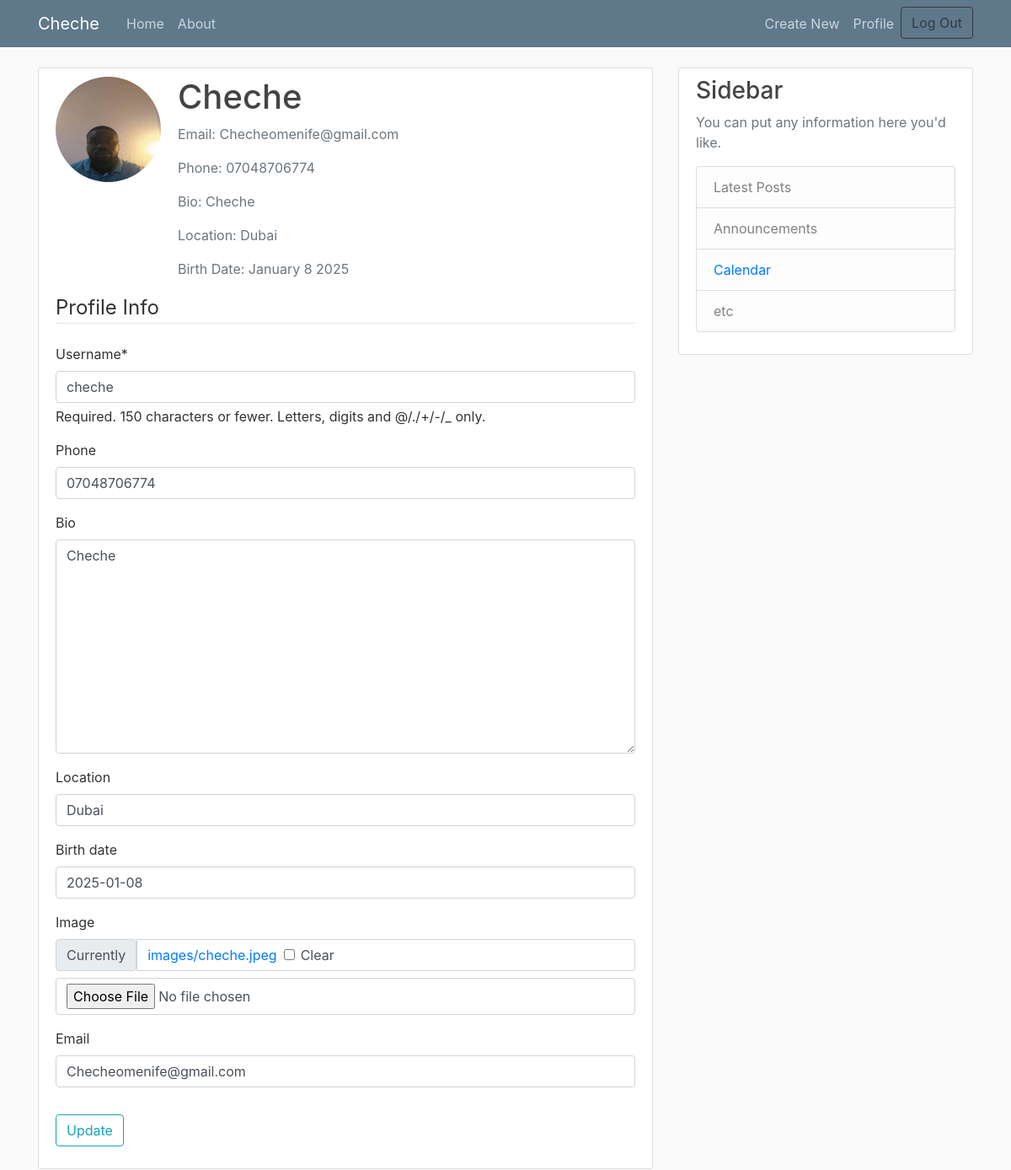
The app's page /users/profile/ (signed in) with its own data.
### users/models.py (models this page shows, shortened)
class Profile(models.Model):
    user = models.OneToOneField(User, on_delete=models.CASCADE)
    email = models.EmailField(max_length=100, blank=True, null=True)
    phone = models.CharField(max_length=20, blank=True)
    bio = models.TextField(max_length=500, blank=True)
    location = models.CharField(max_length=30, blank=True)
    birth_date = models.DateField(null=True, blank=True)
    image = models.ImageField(default="default.jpg",upload_to='images/', blank=True)
    class Meta:
        verbose_name = 'Profile'
        verbose_name_plural = 'Profiles'

### users/views.py (the view)
# urls.py: path('profile/', views.profile, name='profile'),
@login_required
def profile(request):
    if request.method == 'POST':
        u_form = UserUpdateForm(request.POST, instance=request.user)
        p_form = ProfileUpdateForm(request.POST, request.FILES, instance=request.user.profile)
        if u_form.is_valid() and p_form.is_valid():
            u_form.save()
            p_form.save()
            messages.success(request, 'Your profile has been updated!')
            return redirect('profile')
    else:
        u_form = UserUpdateForm(instance=request.user)
        p_form = ProfileUpdateForm(instance=request.user.profile)
    context = {
        'u_form': u_form,
        'p_form': p_form
    }
    return render(request, 'users/profile.html', context)

### users/forms.py
class UserUpdateForm(forms.ModelForm):
    class Meta:
        model = User
        fields = ['username']

class ProfileUpdateForm(forms.ModelForm):
    class Meta:
        model = Profile
        fields = ['phone', 'bio', 'location', 'birth_date', 'image','email']

### users/templates/users/profile.html (shortened to what this page needs)
{% extends "base.html" %} {% load crispy_forms_tags %} {% block content %}
<div class="content-section h-100vh">
  <div class="media">
    <img
      class="rounded-circle account-img"
      src="{{ user.profile.image.url }}"
      alt="User Avatar"
    />
    <div class="media-body">
      <h2 class="account-heading">{{ user.username|capfirst }}</h2>
      <p class="text-secondary">
        Email: {{ user.profile.email|default:"Email not provided" }}
      </p>
      <p class="text-secondary">
        Phone: {{ user.profile.phone|default:"Not provided" }}
      </p>
      <p class="text-secondary">
        Bio: {{ user.profile.bio|default:"No bio available" }}
      </p>
      <p class="text-secondary">
        Location: {{ user.profile.location|default:"Not specified" }}
      </p>
      <p class="text-secondary">
        Birth Date: {{ user.profile.birth_date|date:"F j Y"}}
      </p>
    </div>
  </div>
  <form method="POST" enctype="multipart/form-data">
    <fieldset class="form-group">
      <legend class="border-bottom mb-4">Profile Info</legend>
      {{ u_form|crispy }} {{ p_form|crispy }}
    </fieldset>
    <div class="form-group">
      <button class="btn btn-outline-info" type="submit">Update</button>
    </div>
  </form>
</div>
{% endblock content %}

### blog/static/blog/main.css (style rules this page uses)
body { background: #fafafa; color: #333333; margin-top: 5rem; }
h1, h2, h3, h4, h5, h6 { color: #444444; }
.content-section { background: #ffffff; padding: 10px 20px; border: 1px solid #dddddd; border-radius: 3px; margin-bottom: 20px; }
.account-img { height: 125px; width: 125px; margin-right: 20px; margin-bottom: 16px; }
.account-heading { font-size: 2.5rem; }

### records on screen
Profile: phone "07048706774", bio "Cheche", location "Dubai", birth_date "2025-01-08", email "Checheomenife@gmail.com"

### other values on screen
{{ user.username|capfirst }} "Cheche"
{{ user.profile.email|default:"Email not provided" }} "Checheomenife@gmail.com"
{{ user.profile.phone|default:"Not provided" }} "07048706774"
{{ user.profile.bio|default:"No bio available" }} "Cheche"
{{ user.profile.location|default:"Not specified" }} "Dubai"
{{ user.profile.birth_date|date:"F j Y" }} "January 8 2025"
